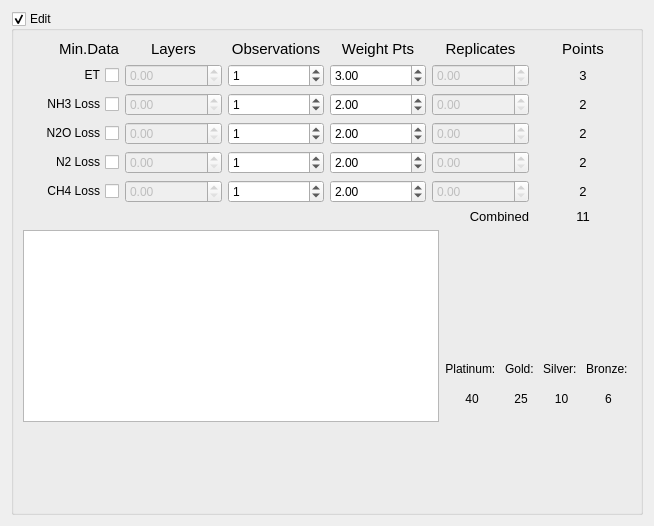
          <widget class="QWidget" name="surfaceFluxesPage">
           <property name="geometry">
            <rect>
             <x>0</x>
             <y>0</y>
             <width>654</width>
             <height>526</height>
            </rect>
           </property>
           <attribute name="label">
            <string>Surface Fluxes</string>
           </attribute>
           <layout class="QGridLayout" name="gridLayout_15">
            <item row="1" column="0">
             <widget class="QGroupBox" name="gbxSVSurfaceFluxes">
              <property name="title">
               <string>Edit</string>
              </property>
              <property name="checkable">
               <bool>true</bool>
              </property>
              <property name="checked">
               <bool>true</bool>
              </property>
              <layout class="QGridLayout" name="gridLayout_34">
               <item row="0" column="0" colspan="2">
                <layout class="QGridLayout" name="gridLayoutSVSurfaceFluxesInputs">
                 <item row="5" column="4">
                  <widget class="QDoubleSpinBox" name="dsbSVSurfaceFluxesCh4LossReplicates">
                   <property name="enabled">
                    <bool>false</bool>
                   </property>
                  </widget>
                 </item>
                 <item row="4" column="4">
                  <widget class="QDoubleSpinBox" name="dsbSVSurfaceFluxesN2LossReplicates">
                   <property name="enabled">
                    <bool>false</bool>
                   </property>
                  </widget>
                 </item>
                 <item row="3" column="0">
                  <widget class="QCheckBox" name="chbxSVSurfaceFluxesN2OLoss">
                   <property name="layoutDirection">
                    <enum>Qt::RightToLeft</enum>
                   </property>
                   <property name="text">
                    <string>N2O Loss</string>
                   </property>
                  </widget>
                 </item>
                 <item row="2" column="5">
                  <widget class="QLabel" name="lblSVSurfaceFluxesNh3LossPoints">
                   <property name="font">
                    <font>
                     <pointsize>10</pointsize>
                    </font>
                   </property>
                   <property name="text">
                    <string>2</string>
                   </property>
                   <property name="alignment">
                    <set>Qt::AlignCenter</set>
                   </property>
                  </widget>
                 </item>
                 <item row="5" column="0">
                  <widget class="QCheckBox" name="chbxSVSurfaceFluxesCh4Loss">
                   <property name="layoutDirection">
                    <enum>Qt::RightToLeft</enum>
                   </property>
                   <property name="text">
                    <string>CH4 Loss</string>
                   </property>
                  </widget>
                 </item>
                 <item row="1" column="2">
                  <widget class="QSpinBox" name="sbSVSurfaceFluxesEtObservations">
                   <property name="value">
                    <number>1</number>
                   </property>
                  </widget>
                 </item>
                 <item row="2" column="4">
                  <widget class="QDoubleSpinBox" name="dsbSVSurfaceFluxesNh3LossReplicates">
                   <property name="enabled">
                    <bool>false</bool>
                   </property>
                  </widget>
                 </item>
                 <item row="1" column="0">
                  <widget class="QCheckBox" name="chbxSVSurfaceFluxesEt">
                   <property name="layoutDirection">
                    <enum>Qt::RightToLeft</enum>
                   </property>
                   <property name="text">
                    <string>ET</string>
                   </property>
                  </widget>
                 </item>
                 <item row="4" column="5">
                  <widget class="QLabel" name="lblSVSurfaceFluxesN2LossPoints">
                   <property name="font">
                    <font>
                     <pointsize>10</pointsize>
                    </font>
                   </property>
                   <property name="text">
                    <string>2</string>
                   </property>
                   <property name="alignment">
                    <set>Qt::AlignCenter</set>
                   </property>
                  </widget>
                 </item>
                 <item row="0" column="5">
                  <widget class="QLabel" name="lblSVSurfaceFluxesPointsHeader">
                   <property name="font">
                    <font>
                     <pointsize>11</pointsize>
                    </font>
                   </property>
                   <property name="text">
                    <string>Points</string>
                   </property>
                   <property name="alignment">
                    <set>Qt::AlignCenter</set>
                   </property>
                  </widget>
                 </item>
                 <item row="0" column="1">
                  <widget class="QLabel" name="lblSVSurfaceFluxesLayersHeader">
                   <property name="font">
                    <font>
                     <pointsize>11</pointsize>
                    </font>
                   </property>
                   <property name="text">
                    <string>Layers</string>
                   </property>
                   <property name="alignment">
                    <set>Qt::AlignCenter</set>
                   </property>
                  </widget>
                 </item>
                 <item row="1" column="4">
                  <widget class="QDoubleSpinBox" name="dsbSVSurfaceFluxesEtReplicates">
                   <property name="enabled">
                    <bool>false</bool>
                   </property>
                  </widget>
                 </item>
                 <item row="0" column="3">
                  <widget class="QLabel" name="lblSVSurfaceFluxesWeightPtsHeader">
                   <property name="font">
                    <font>
                     <pointsize>11</pointsize>
                    </font>
                   </property>
                   <property name="text">
                    <string>Weight Pts</string>
                   </property>
                   <property name="alignment">
                    <set>Qt::AlignCenter</set>
                   </property>
                  </widget>
                 </item>
                 <item row="3" column="4">
                  <widget class="QDoubleSpinBox" name="dsbSVSurfaceFluxesN2OLossReplicates">
                   <property name="enabled">
                    <bool>false</bool>
                   </property>
                  </widget>
                 </item>
                 <item row="0" column="2">
                  <widget class="QLabel" name="lblSVSurfaceFluxesObservationsHeader">
                   <property name="font">
                    <font>
                     <pointsize>11</pointsize>
                    </font>
                   </property>
                   <property name="text">
                    <string>Observations</string>
                   </property>
                   <property name="alignment">
                    <set>Qt::AlignCenter</set>
                   </property>
                  </widget>
                 </item>
                 <item row="2" column="0">
                  <widget class="QCheckBox" name="chbxSVSurfaceFluxesNh3Loss">
                   <property name="layoutDirection">
                    <enum>Qt::RightToLeft</enum>
                   </property>
                   <property name="text">
                    <string>NH3 Loss</string>
                   </property>
                  </widget>
                 </item>
                 <item row="0" column="4">
                  <widget class="QLabel" name="lblSVSurfaceFluxesReplicatesHeader">
                   <property name="font">
                    <font>
                     <pointsize>11</pointsize>
                    </font>
                   </property>
                   <property name="text">
                    <string>Replicates</string>
                   </property>
                   <property name="alignment">
                    <set>Qt::AlignCenter</set>
                   </property>
                  </widget>
                 </item>
                 <item row="1" column="5">
                  <widget class="QLabel" name="lblSVSurfaceFluxesEtPoints">
                   <property name="font">
                    <font>
                     <pointsize>10</pointsize>
                    </font>
                   </property>
                   <property name="text">
                    <string>3</string>
                   </property>
                   <property name="alignment">
                    <set>Qt::AlignCenter</set>
                   </property>
                  </widget>
                 </item>
                 <item row="4" column="2">
                  <widget class="QSpinBox" name="sbSVSurfaceFluxesN2LossObservations">
                   <property name="value">
                    <number>1</number>
                   </property>
                  </widget>
                 </item>
                 <item row="3" column="2">
                  <widget class="QSpinBox" name="sbSVSurfaceFluxesN2OLossObservations">
                   <property name="value">
                    <number>1</number>
                   </property>
                  </widget>
                 </item>
                 <item row="0" column="0">
                  <widget class="QLabel" name="lblSVSurfaceFluxesMinDataHeader">
                   <property name="font">
                    <font>
                     <pointsize>11</pointsize>
                    </font>
                   </property>
                   <property name="text">
                    <string>Min.Data</string>
                   </property>
                   <property name="alignment">
                    <set>Qt::AlignRight|Qt::AlignTrailing|Qt::AlignVCenter</set>
                   </property>
                  </widget>
                 </item>
                 <item row="5" column="2">
                  <widget class="QSpinBox" name="sbSVSurfaceFluxesCh4LossObservations">
                   <property name="value">
                    <number>1</number>
                   </property>
                  </widget>
                 </item>
                 <item row="3" column="5">
                  <widget class="QLabel" name="lblSVSurfaceFluxesN2OLossPoints">
                   <property name="font">
                    <font>
                     <pointsize>10</pointsize>
                    </font>
                   </property>
                   <property name="text">
                    <string>2</string>
                   </property>
                   <property name="alignment">
                    <set>Qt::AlignCenter</set>
                   </property>
                  </widget>
                 </item>
                 <item row="2" column="2">
                  <widget class="QSpinBox" name="sbSVSurfaceFluxesNh3LossObservations">
                   <property name="value">
                    <number>1</number>
                   </property>
                  </widget>
                 </item>
                 <item row="4" column="0">
                  <widget class="QCheckBox" name="chbxSVSurfaceFluxesN2Loss">
                   <property name="layoutDirection">
                    <enum>Qt::RightToLeft</enum>
                   </property>
                   <property name="text">
                    <string>N2 Loss</string>
                   </property>
                  </widget>
                 </item>
                 <item row="5" column="5">
                  <widget class="QLabel" name="lblSVSurfaceFluxesCh4LossPoints">
                   <property name="font">
                    <font>
                     <pointsize>10</pointsize>
                    </font>
                   </property>
                   <property name="text">
                    <string>2</string>
                   </property>
                   <property name="alignment">
                    <set>Qt::AlignCenter</set>
                   </property>
                  </widget>
                 </item>
                 <item row="6" column="4">
                  <widget class="QLabel" name="lblCombinedSVSurfaceFluxes">
                   <property name="font">
                    <font>
                     <pointsize>10</pointsize>
                    </font>
                   </property>
                   <property name="text">
                    <string>Combined</string>
                   </property>
                   <property name="alignment">
                    <set>Qt::AlignRight|Qt::AlignTrailing|Qt::AlignVCenter</set>
                   </property>
                  </widget>
                 </item>
                 <item row="6" column="5">
                  <widget class="QLabel" name="lblOverallRatingSVSurfaceFluxes">
                   <property name="font">
                    <font>
                     <pointsize>10</pointsize>
                    </font>
                   </property>
                   <property name="text">
                    <string>11</string>
                   </property>
                   <property name="alignment">
                    <set>Qt::AlignCenter</set>
                   </property>
                  </widget>
                 </item>
                 <item row="1" column="1">
                  <widget class="QDoubleSpinBox" name="dsbSVSurfaceFluxesEtLayers">
                   <property name="enabled">
                    <bool>false</bool>
                   </property>
                  </widget>
                 </item>
                 <item row="2" column="1">
                  <widget class="QDoubleSpinBox" name="dsbSVSurfaceFluxesNh3LossLayers">
                   <property name="enabled">
                    <bool>false</bool>
                   </property>
                  </widget>
                 </item>
                 <item row="3" column="1">
                  <widget class="QDoubleSpinBox" name="dsbSVSurfaceFluxesN2OLossLayers">
                   <property name="enabled">
                    <bool>false</bool>
                   </property>
                  </widget>
                 </item>
                 <item row="4" column="1">
                  <widget class="QDoubleSpinBox" name="dsbSVSurfaceFluxesN2LossLayers">
                   <property name="enabled">
                    <bool>false</bool>
                   </property>
                  </widget>
                 </item>
                 <item row="5" column="1">
                  <widget class="QDoubleSpinBox" name="dsbSVSurfaceFluxesCh4LossLayers">
                   <property name="enabled">
                    <bool>false</bool>
                   </property>
                  </widget>
                 </item>
                 <item row="1" column="3">
                  <widget class="QDoubleSpinBox" name="dsbSVSurfaceFluxesEtWeightPts">
                   <property name="value">
                    <double>3.000000000000000</double>
                   </property>
                  </widget>
                 </item>
                 <item row="2" column="3">
                  <widget class="QDoubleSpinBox" name="dsbSVSurfaceFluxesNh3LossWeightPts">
                   <property name="value">
                    <double>2.000000000000000</double>
                   </property>
                  </widget>
                 </item>
                 <item row="3" column="3">
                  <widget class="QDoubleSpinBox" name="dsbSVSurfaceFluxesN2OLossWeightPts">
                   <property name="value">
                    <double>2.000000000000000</double>
                   </property>
                  </widget>
                 </item>
                 <item row="4" column="3">
                  <widget class="QDoubleSpinBox" name="dsbSVSurfaceFluxesN2LossWeightPts">
                   <property name="value">
                    <double>2.000000000000000</double>
                   </property>
                  </widget>
                 </item>
                 <item row="5" column="3">
                  <widget class="QDoubleSpinBox" name="dsbSVSurfaceFluxesCh4LossWeightPts">
                   <property name="value">
                    <double>2.000000000000000</double>
                   </property>
                  </widget>
                 </item>
                </layout>
               </item>
               <item row="1" column="0" rowspan="2">
                <widget class="QTextBrowser" name="textBrowser_9">
                 <property name="sizePolicy">
                  <sizepolicy hsizetype="Expanding" vsizetype="Expanding">
                   <horstretch>1</horstretch>
                   <verstretch>0</verstretch>
                  </sizepolicy>
                 </property>
                </widget>
               </item>
               <item row="1" column="1">
                <layout class="QGridLayout" name="gridLayoutSVSurfaceFluxesRankingResult">
                 <item row="0" column="0">
                  <spacer name="horizontalSpacerSVSurfaceFluxesLeftRankLabel">
                   <property name="orientation">
                    <enum>Qt::Horizontal</enum>
                   </property>
                   <property name="sizeHint" stdset="0">
                    <size>
                     <width>40</width>
                     <height>20</height>
                    </size>
                   </property>
                  </spacer>
                 </item>
                 <item row="0" column="1">
                  <widget class="QLabel" name="lblMedalSVSurfaceFluxes">
                   <property name="minimumSize">
                    <size>
                     <width>30</width>
                     <height>30</height>
                    </size>
                   </property>
                   <property name="maximumSize">
                    <size>
                     <width>30</width>
                     <height>30</height>
                    </size>
                   </property>
                   <property name="baseSize">
                    <size>
                     <width>20</width>
                     <height>60</height>
                    </size>
                   </property>
                   <property name="lineWidth">
                    <number>0</number>
                   </property>
                   <property name="text">
                    <string/>
                   </property>
                   <property name="scaledContents">
                    <bool>true</bool>
                   </property>
                   <property name="alignment">
                    <set>Qt::AlignJustify|Qt::AlignVCenter</set>
                   </property>
                  </widget>
                 </item>
                 <item row="0" column="2">
                  <spacer name="horizontalSpacerSVSurfaceFluxesRightRankLabel">
                   <property name="orientation">
                    <enum>Qt::Horizontal</enum>
                   </property>
                   <property name="sizeHint" stdset="0">
                    <size>
                     <width>40</width>
                     <height>20</height>
                    </size>
                   </property>
                  </spacer>
                 </item>
                 <item row="1" column="0" colspan="3">
                  <widget class="QLabel" name="lblRankingSVSurfaceFluxes">
                   <property name="font">
                    <font>
                     <pointsize>13</pointsize>
                    </font>
                   </property>
                   <property name="text">
                    <string/>
                   </property>
                   <property name="alignment">
                    <set>Qt::AlignCenter</set>
                   </property>
                  </widget>
                 </item>
                </layout>
               </item>
               <item row="2" column="1">
                <layout class="QGridLayout" name="gridLayoutSVSurfaceFluxesRankLvls">
                 <property name="verticalSpacing">
                  <number>0</number>
                 </property>
                 <item row="0" column="0">
                  <widget class="QLabel" name="lblWeatherPlatinumMinSVSurfaceFluxes">
                   <property name="font">
                    <font>
                     <pointsize>9</pointsize>
                    </font>
                   </property>
                   <property name="text">
                    <string>Platinum: </string>
                   </property>
                   <property name="alignment">
                    <set>Qt::AlignBottom|Qt::AlignHCenter</set>
                   </property>
                   <property name="margin">
                    <number>0</number>
                   </property>
                   <property name="indent">
                    <number>0</number>
                   </property>
                  </widget>
                 </item>
                 <item row="1" column="0">
                  <widget class="QLabel" name="lblWeatherPlatinumMinValSVSurfaceFluxes">
                   <property name="minimumSize">
                    <size>
                     <width>25</width>
                     <height>0</height>
                    </size>
                   </property>
                   <property name="font">
                    <font>
                     <pointsize>9</pointsize>
                    </font>
                   </property>
                   <property name="text">
                    <string>40</string>
                   </property>
                   <property name="alignment">
                    <set>Qt::AlignCenter</set>
                   </property>
                   <property name="margin">
                    <number>-1</number>
                   </property>
                   <property name="indent">
                    <number>1</number>
                   </property>
                  </widget>
                 </item>
                 <item row="1" column="1">
                  <widget class="QLabel" name="lblWeatherGoldMinValSVSurfaceFluxes">
                   <property name="minimumSize">
                    <size>
                     <width>25</width>
                     <height>0</height>
                    </size>
                   </property>
                   <property name="font">
                    <font>
                     <pointsize>9</pointsize>
                    </font>
                   </property>
                   <property name="text">
                    <string>25</string>
                   </property>
                   <property name="alignment">
                    <set>Qt::AlignCenter</set>
                   </property>
                   <property name="margin">
                    <number>-1</number>
                   </property>
                   <property name="indent">
                    <number>1</number>
                   </property>
                  </widget>
                 </item>
                 <item row="0" column="1">
                  <widget class="QLabel" name="lblWeatherGoldMinSVSurfaceFluxes">
                   <property name="font">
                    <font>
                     <pointsize>9</pointsize>
                    </font>
                   </property>
                   <property name="text">
                    <string>Gold: </string>
                   </property>
                   <property name="alignment">
                    <set>Qt::AlignBottom|Qt::AlignHCenter</set>
                   </property>
                   <property name="margin">
                    <number>0</number>
                   </property>
                   <property name="indent">
                    <number>0</number>
                   </property>
                  </widget>
                 </item>
                 <item row="0" column="2">
                  <widget class="QLabel" name="lblWeatherSilverMinSVSurfaceFluxes">
                   <property name="font">
                    <font>
                     <pointsize>9</pointsize>
                    </font>
                   </property>
                   <property name="text">
                    <string>Silver: </string>
                   </property>
                   <property name="alignment">
                    <set>Qt::AlignBottom|Qt::AlignHCenter</set>
                   </property>
                   <property name="margin">
                    <number>0</number>
                   </property>
                   <property name="indent">
                    <number>0</number>
                   </property>
                  </widget>
                 </item>
                 <item row="0" column="3">
                  <widget class="QLabel" name="lblWeatherBronzeMinSVSurfaceFluxes">
                   <property name="font">
                    <font>
                     <pointsize>9</pointsize>
                    </font>
                   </property>
                   <property name="text">
                    <string>Bronze: </string>
                   </property>
                   <property name="alignment">
                    <set>Qt::AlignBottom|Qt::AlignHCenter</set>
                   </property>
                   <property name="margin">
                    <number>0</number>
                   </property>
                   <property name="indent">
                    <number>0</number>
                   </property>
                  </widget>
                 </item>
                 <item row="1" column="2">
                  <widget class="QLabel" name="lblWeatherSilverMinValSVSurfaceFluxes">
                   <property name="minimumSize">
                    <size>
                     <width>25</width>
                     <height>0</height>
                    </size>
                   </property>
                   <property name="font">
                    <font>
                     <pointsize>9</pointsize>
                    </font>
                   </property>
                   <property name="text">
                    <string>10</string>
                   </property>
                   <property name="alignment">
                    <set>Qt::AlignCenter</set>
                   </property>
                   <property name="margin">
                    <number>-1</number>
                   </property>
                   <property name="indent">
                    <number>1</number>
                   </property>
                  </widget>
                 </item>
                 <item row="1" column="3">
                  <widget class="QLabel" name="lblWeatherBronzeMinValSVSurfaceFluxes">
                   <property name="minimumSize">
                    <size>
                     <width>25</width>
                     <height>0</height>
                    </size>
                   </property>
                   <property name="font">
                    <font>
                     <pointsize>9</pointsize>
                    </font>
                   </property>
                   <property name="text">
                    <string>6</string>
                   </property>
                   <property name="alignment">
                    <set>Qt::AlignCenter</set>
                   </property>
                   <property name="margin">
                    <number>-1</number>
                   </property>
                   <property name="indent">
                    <number>1</number>
                   </property>
                  </widget>
                 </item>
                </layout>
               </item>
               <item row="3" column="0" colspan="2">
                <spacer name="verticalSpacer_4">
                 <property name="orientation">
                  <enum>Qt::Vertical</enum>
                 </property>
                 <property name="sizeHint" stdset="0">
                  <size>
                   <width>468</width>
                   <height>6</height>
                  </size>
                 </property>
                </spacer>
               </item>
              </layout>
             </widget>
            </item>
           </layout>
          </widget>
